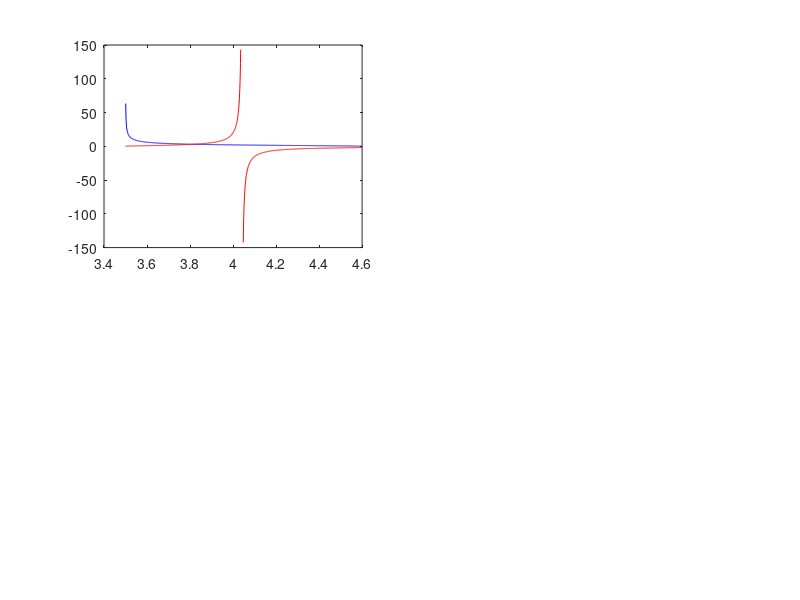

The MATLAB source for this figure: (Note: this script raises an error after producing the figure.)
% This is a script to plot the graphs requested in HW 6

% height [km]
H = 35;

% shear moduli [dyne/cm^2]
u1 = 3e11;
u2 = 7e11;

% s-wave speeds [km/s]
B1 = 3.5;
B2 = 4.6;

% phase velocity [km/s]
% B1 < c < B2
n = 1100;
c = linspace(B1,B2,n);

% period [s]
T = [20 35 50 80];

S1 = sqrt((c.^2./B1^2) - 1);
S2 = sqrt(1 - (c.^2./B2^2));

RHS = (u2.*S2)./(u1.*S1);

for i = 1:size(T,2)
  LHS = tan((2*pi*H.*S1)./(c.*T(i)));

  for j = 1:size(LHS,2)
    if LHS(j) >= 150 || LHS(j) <= -150
       LHS(j) = NaN;
    end
  end

  % find specific points to highlight
  diff = LHS - RHS;
  if i == 1
    intersect(i) = find(diff<0.011 & diff>-0.011);
  else
    intersect(i) = find(diff<0.0025 & diff>-0.0025);
  end
  c1 = find(c<3.5201 & c>3.5199);
  c2 = find(c<3.6001 & c>3.5999);
  c3 = find(c<3.8004 & c>3.8002);
  c4 = find(c<4.0006 & c>4.0004);
  c5 = find(c<4.1997 & c>4.1995);
  c6 = find(c<4.5001 & c>4.4999);

  subplot(2,2,i)
  plot(c,RHS,'b')
  hold on
  plot(c,LHS,'r')
  hold on
  scatter(c(intersect(i)),RHS(intersect(i)),75,'*','k')
  hold on
  scatter([c(c1) c(c2) c(c3) c(c4) c(c5) c(c6)],[RHS(c1) RHS(c2) RHS(c3) RHS(c4) RHS(c5) RHS(c6)],'filled','^','b')
  hold on
  scatter([c(c1) c(c2) c(c3) c(c4) c(c5) c(c6)],[LHS(c1) LHS(c2) LHS(c3) LHS(c4) LHS(c5) LHS(c6)],'filled','^','r')
  hold on
  if i == 1 %draw asymptote
    xline(4.0415,'--k');
  end
  grid on
  title({['RHS and LHS values as a fucntion of phase velocity{\it c}'];['T = ' num2str(T(i)) ' sec']})
  legend('RHS','LHS')
  xlabel('phase velocity{\it c} [km/s]')
  ylabel('RHS and LHS values')
  xlim([B1-0.1 B2+0.1])
  if i == 1
    ylim([-17.5 22.5])
  else
    ylim([-1 16])  
  end
end

% number 3

for m = 1:4      
  cT(m) = c(intersect(m));
end

figure
plot(T,cT,'k')
hold on
scatter(T,cT,'filled','o','k')
title('Love Wave Phase Velocity Dispersion')
xlabel('Period{\it T} [s]')
ylabel('phase velocity{\it c} [km/s]')
grid on
